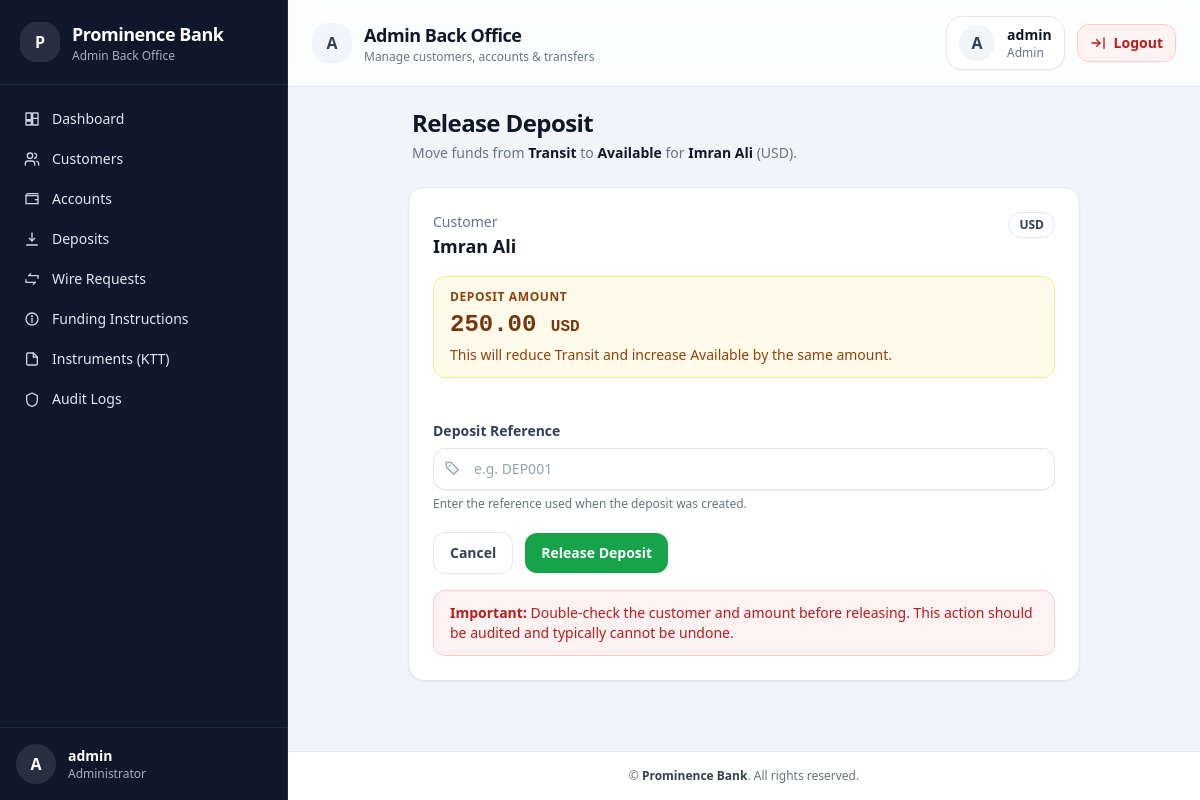
The page /backoffice/accounts/6/deposit/release/ (signed in) on the database as committed earlier.
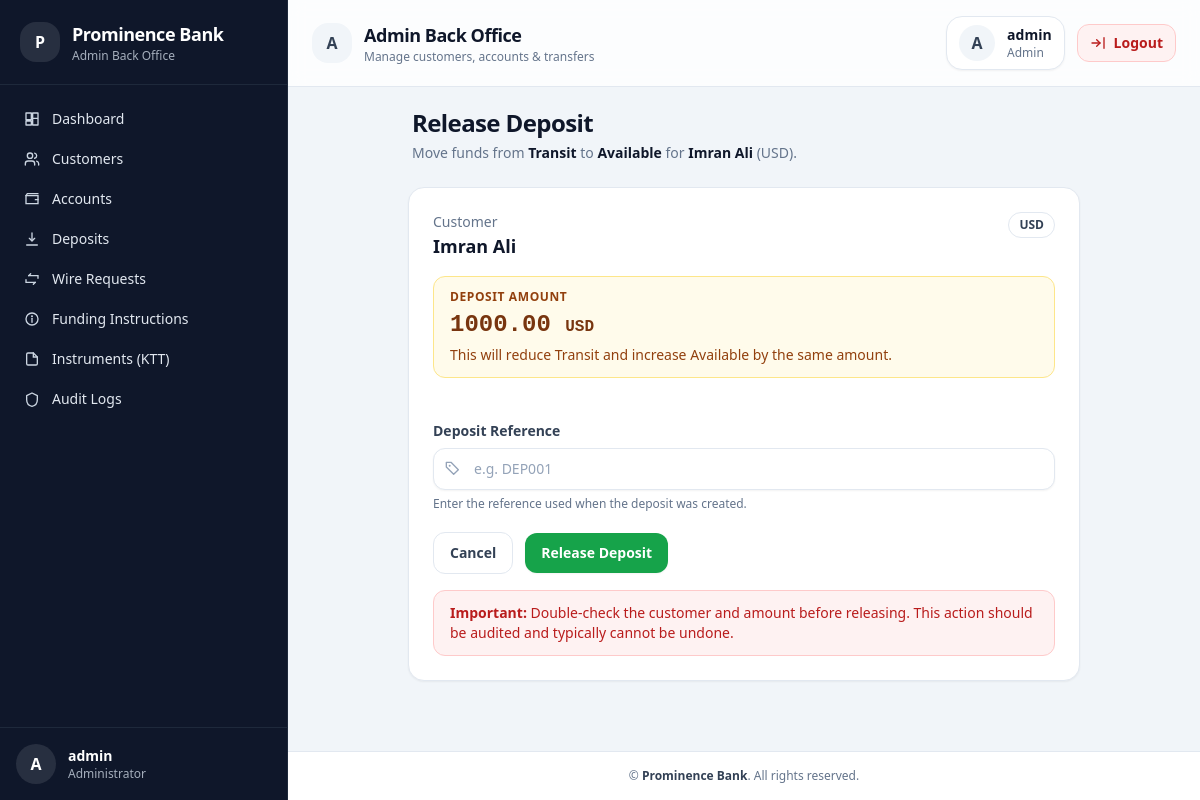
The same page on the database as committed later.
### ledger/models.py (models this page shows, shortened)
class LedgerEntry(models.Model):
    ENTRY_TYPES = [
        ("deposit_pending", "Deposit (Pending)"),
        ("deposit_settled", "Deposit (Settled)"),
        ("transfer", "Transfer"),
        ("fee", "Fee"),
        ("adjustment", "Adjustment"),
    ]
    account = models.ForeignKey(
        Account,
        on_delete = models.CASCADE,
        related_name = 'ledger_entries'
    )
    amount = models.DecimalField(
        max_digits=18,
        decimal_places=2
    )
    entry_type = models.CharField(
        max_length=20,
        choices=ENTRY_TYPES
    )
    reference = models.CharField(
        max_length = 255,
        blank= True,
        null = True
    )
    created_at = models.DateTimeField(auto_now_add = True)
    class Meta:
        ordering = ['-created_at']

### admin_panel/views.py (the view, shortened to what this page needs)
@staff_member_required
def deposit_release(request, account_id):
    account = get_object_or_404(Account, id = account_id)
    ledger = LedgerEntry.objects.filter(account=account).first()
    amount = Decimal(ledger.amount)
    return render(request, "admin/deposits/release.html",{
        "account":account,
        "amount":amount
    })

### templates/admin/deposits/release.html (shortened to what this page needs)
{% extends "admin/base_admin.html" %}
{% block content %}
<div class="mx-auto w-full max-w-2xl space-y-6">
  <div class="px-1">
    <h1 class="text-xl sm:text-2xl font-semibold tracking-tight text-slate-900">
      Release Deposit
    </h1>
    <p class="mt-1 text-sm text-slate-500">
      Move funds from <span class="font-semibold text-slate-900">Transit</span> to
      <span class="font-semibold text-slate-900">Available</span> for
      <span class="font-semibold text-slate-900">{{ account.customer.username }}</span>
      ({{ account.currency }}).
    </p>
  </div>
  <div class="rounded-2xl border border-slate-200 bg-white p-4 sm:p-6 shadow-sm space-y-4">
    <div class="flex flex-col sm:flex-row sm:items-start sm:justify-between gap-3">
      <div class="min-w-0">
        <div class="text-sm text-slate-500">Customer</div>
        <div class="text-lg font-semibold text-slate-900 truncate">
          {{ account.customer.username }}
        </div>
      </div>
      <span class="inline-flex w-fit items-center rounded-full border border-slate-200 bg-white px-2.5 py-1 text-xs font-semibold text-slate-700">
        {{ account.currency }}
      </span>
    </div>
    <div class="rounded-xl border border-amber-200 bg-amber-50 px-4 py-3">
      <div class="text-xs font-semibold uppercase tracking-wider text-amber-800">Deposit amount</div>
      <div class="mt-1 text-2xl font-semibold text-amber-900 font-mono tabular-nums break-words">
        {{ amount }} <span class="text-base font-semibold">{{ account.currency }}</span>
      </div>
      <p class="mt-1 text-sm text-amber-800">
        This will reduce Transit and increase Available by the same amount.
      </p>
    </div>
    <form method="post" class="space-y-4 pt-2">
      <div class="space-y-1.5">
        <label for="reference" class="text-sm font-semibold text-slate-700">Deposit Reference</label>
        <div class="relative">
          <span class="pointer-events-none absolute inset-y-0 left-3 flex items-center text-slate-400">
          </span>
          <input
            id="reference"
            name="reference"
            placeholder="e.g. DEP001"
            required
            class="w-full rounded-xl border border-slate-200 bg-white py-2.5 pl-10 pr-3 text-sm text-slate-900 shadow-sm outline-none placeholder:text-slate-400 focus:border-slate-300 focus:ring-4 focus:ring-slate-100"
          />
        </div>
        <p class="text-xs text-slate-500">Enter the reference used when the deposit was created.</p>
      </div>
      <div class="flex flex-col-reverse gap-3 pt-1 sm:flex-row sm:items-center">
        <a href="{% url 'admin_account_list' %}"
           class="inline-flex w-full sm:w-auto items-center justify-center rounded-xl border border-slate-200 bg-white px-4 py-2.5 text-sm font-semibold text-slate-700 hover:bg-slate-50 focus:outline-none focus:ring-4 focus:ring-slate-100">
          Cancel
        </a>
        <button
          type="submit"
          class="inline-flex w-full sm:w-auto items-center justify-center rounded-xl bg-green-600 px-4 py-2.5 text-sm font-semibold text-white shadow-sm hover:bg-green-700 focus:outline-none focus:ring-4 focus:ring-green-100"
        >
          Release Deposit
        </button>
      </div>
      <div class="rounded-xl border border-red-200 bg-red-50 px-4 py-3 text-sm text-red-700">
        <span class="font-semibold">Important:</span> Double-check the customer and amount before releasing.
        This action should be audited and typically cannot be undone.
      </div>
    </form>
  </div>
</div>
{% endblock %}

Rows that differ between the two databases and show on the page:
no longer on this page (row unchanged): LedgerEntry: amount "250.00"
added LedgerEntry: amount "1000.00"
